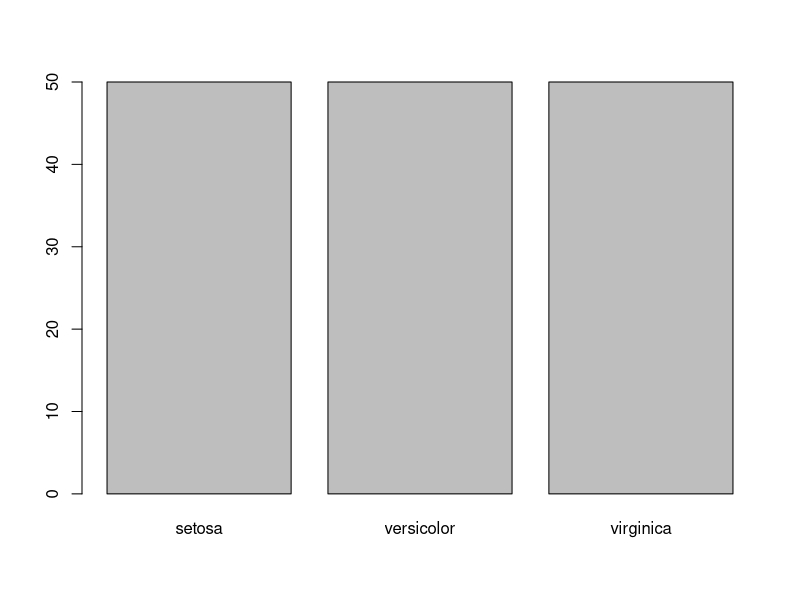
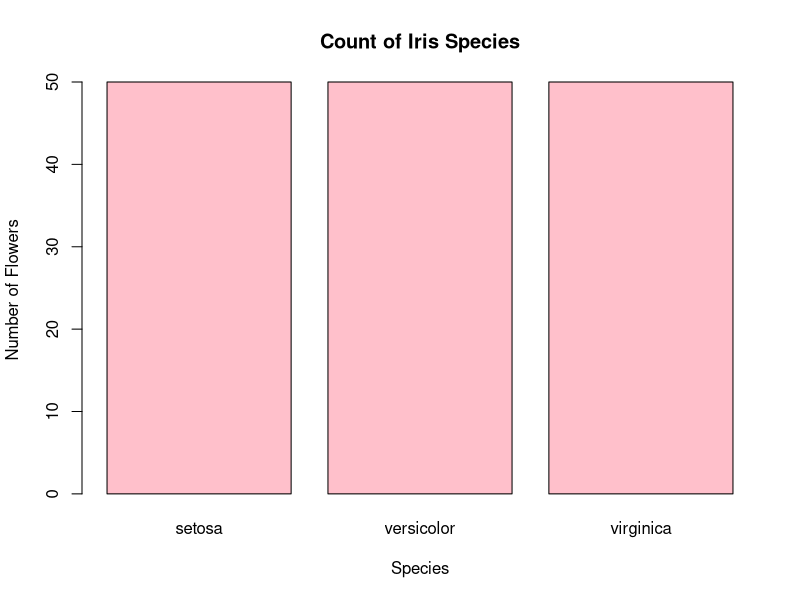
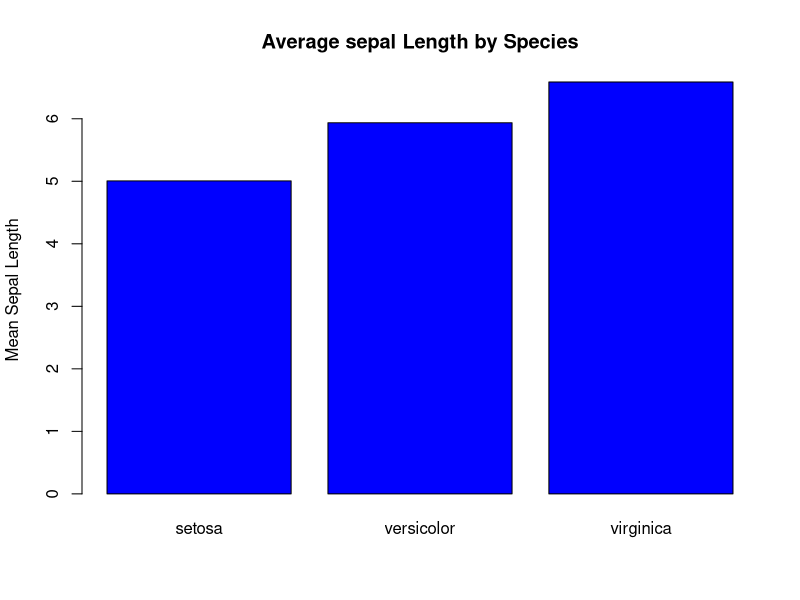
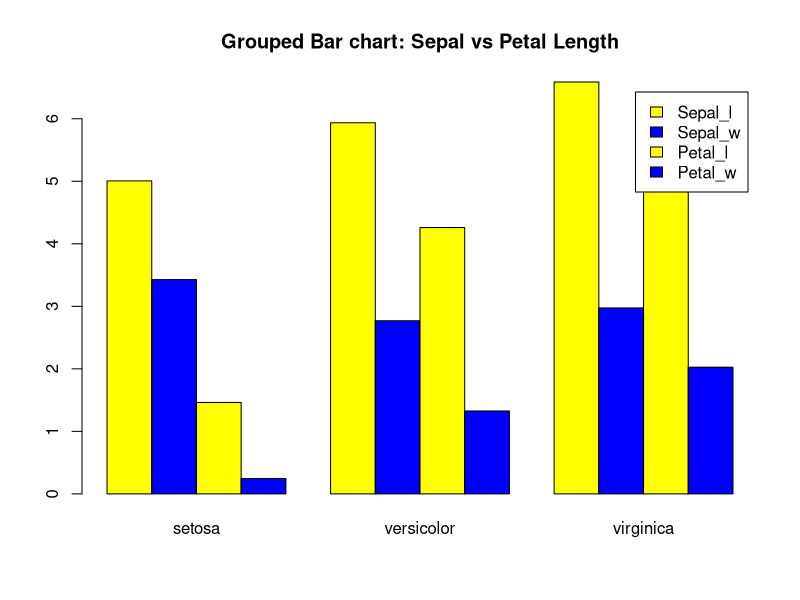
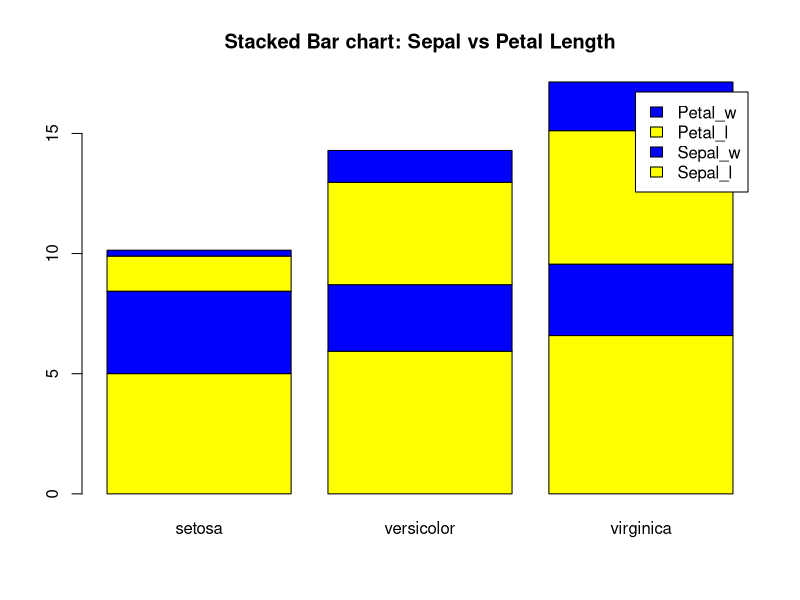
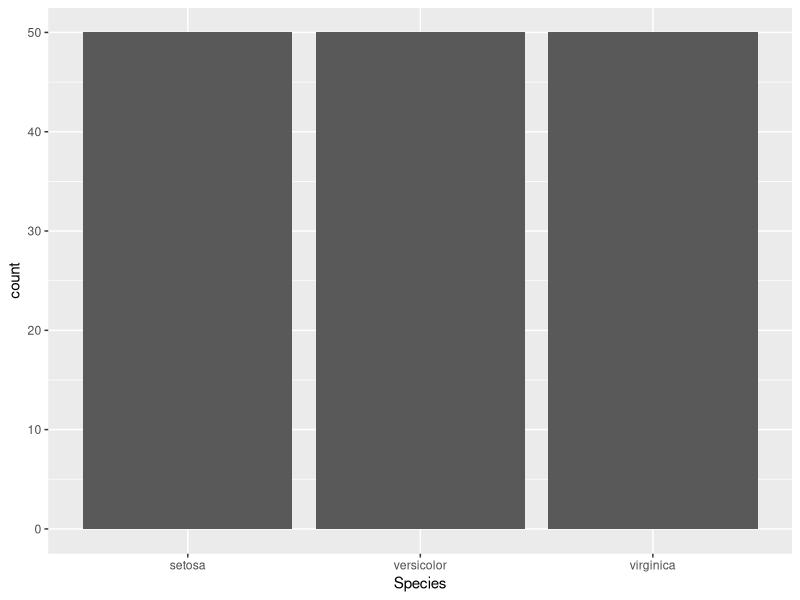
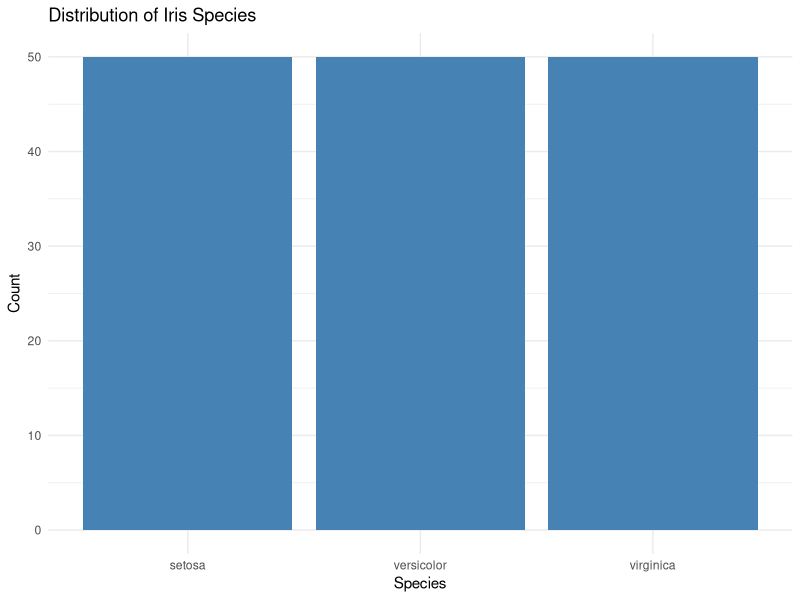
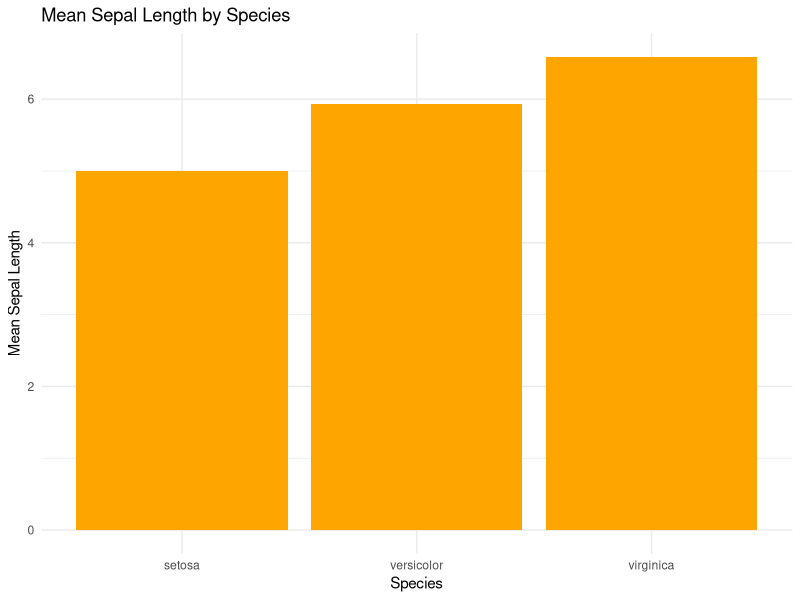

Here is the R script that generated these plots, in order:
data(iris)
?iris
#Inspect the data
head(iris)
str(iris)
View(iris)
class(iris)
#very basic bar chart(chart R)
#count of each species

barplot(table(iris$Species))

#labeled bar chart
barplot(
  table(iris$Species),
  main = "Count of Iris Species",
  xlab = "Species",
  ylab = "Number of Flowers",
  col = "pink"
)

#Bar chart from aggregated data
#mean sepal length per species
mean_sepal <- tapply(iris$Sepal.Length, iris$Species, mean)
mean_sepal

barplot(
  mean_sepal,
  col = 'blue',
  main = "Average sepal Length by Species",
  ylab = "Mean Sepal Length"
)

#Grouped (CLUSTERED) BAR CHART 

#compare sepal and petal length(mean)

group_means <- rbind(
  Sepal = tapply(iris$Sepal.Length, iris$Species,mean),
  Petal = tapply(iris$Petal.Length, iris$Species,mean)
)
group_means

group_means <- rbind(
  Sepal_l = tapply(iris$Sepal.Length, iris$Species,mean),
  Sepal_w = tapply(iris$Sepal.Width, iris$Species,mean),
  Petal_l = tapply(iris$Petal.Length, iris$Species,mean),
  Petal_w = tapply(iris$Petal.Width, iris$Species,mean)
)
#group_means
barplot(
  group_means,
  beside = TRUE,
  col = c("yellow", "blue"),
  legend.text = TRUE,
  main = "Grouped Bar chart: Sepal vs Petal Length"
)

#Stacked bar chart
barplot(
  group_means,
  beside = FALSE,
  col = c("yellow", "blue"),
  legend.text = TRUE,
  main = "Stacked Bar chart: Sepal vs Petal Length"
)

# Load ggplot2
library(ggplot2)


# Count bar chart
ggplot(iris, aes(x = Species)) +
  geom_bar()
# ggplot counts automatically


# LAYER 7: STYLED BAR CHART (ggplot2)
ggplot(iris, aes(x = Species)) +
  geom_bar(fill = "steelblue") +
  labs(
    title = "Distribution of Iris Species",
    y = "Count"
  ) +
  theme_minimal()


# LAYER 8: BAR CHART WITH AGGREGATION (ggplot2)

# Mean Sepal Length per Species
ggplot(iris, aes(x = Species, y = Sepal.Length)) +
  stat_summary(
    fun = mean,
    geom = "bar",
    fill = "orange"
  ) +
  labs(
    title = "Mean Sepal Length by Species",
    y = "Mean Sepal Length"
  ) +
  theme_minimal()
# stat_summary() performs aggregation



# LAYER 9: GROUPED BAR CHART (ggplot2)
ggplot(iris, aes(x = Species, fill = Species)) +
  geom_bar(position = "dodge") +
  theme_minimal()

# Or with aggregated values:
ggplot(iris, aes(x = Species, y = Sepal.Length, fill = Species)) +
  stat_summary(
    fun = mean,
    geom = "bar",
    position = "dodge"
  ) +
  theme_minimal()
# Easy comparison across categories


# LAYER 10: STACKED BAR CHART (ggplot2)
# Count-based stacked bar chart
ggplot(iris, aes(x = Species, fill = Species)) +
  geom_bar(position = "stack") +
  theme_minimal()


# Stacked bar with another categorical variable (example)
ggplot(iris, aes(x = Species, fill = cut(Sepal.Length,50))) +
  geom_bar(position = "stack") +
  labs(fill = "Sepal Length Group") +
  theme_minimal()
# Shows sub-category composition



# Or with aggregated values:
library(tidyr)

iris_long <- pivot_longer(
  iris,
  cols = c(Sepal.Length, Petal.Length),
  names_to = "Measurement",
  values_to = "Value"
)

# Plot
ggplot(iris_long, aes(x = Species, y = Value, fill = Measurement)) +
  stat_summary(
    fun = mean,
    geom = "bar",
    position = "stack"
  ) +
  labs(
    title = "Stacked Bar Chart of Mean Measurements (Iris)",
    y = "Mean Value"
  ) +
  theme_minimal()